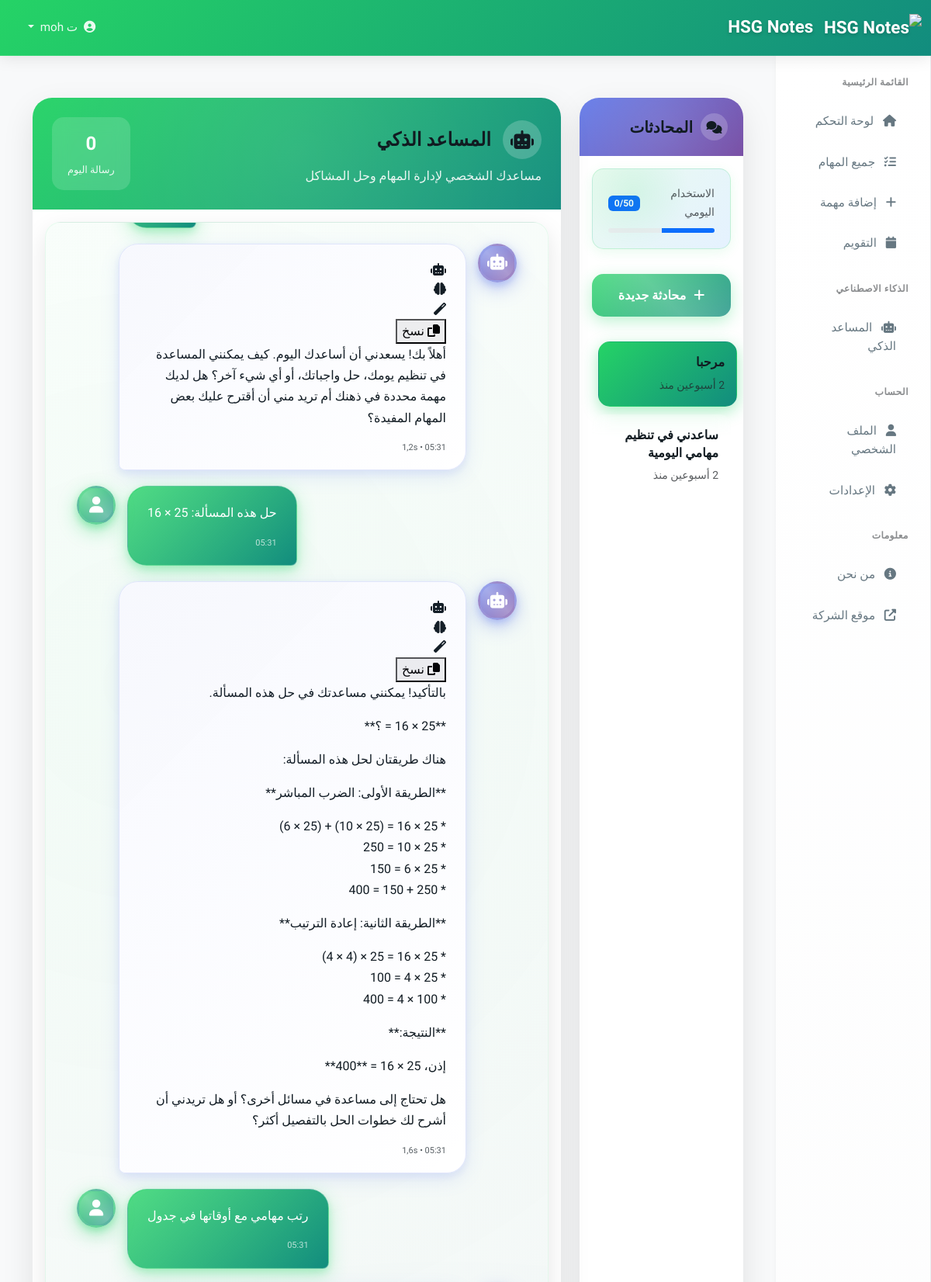
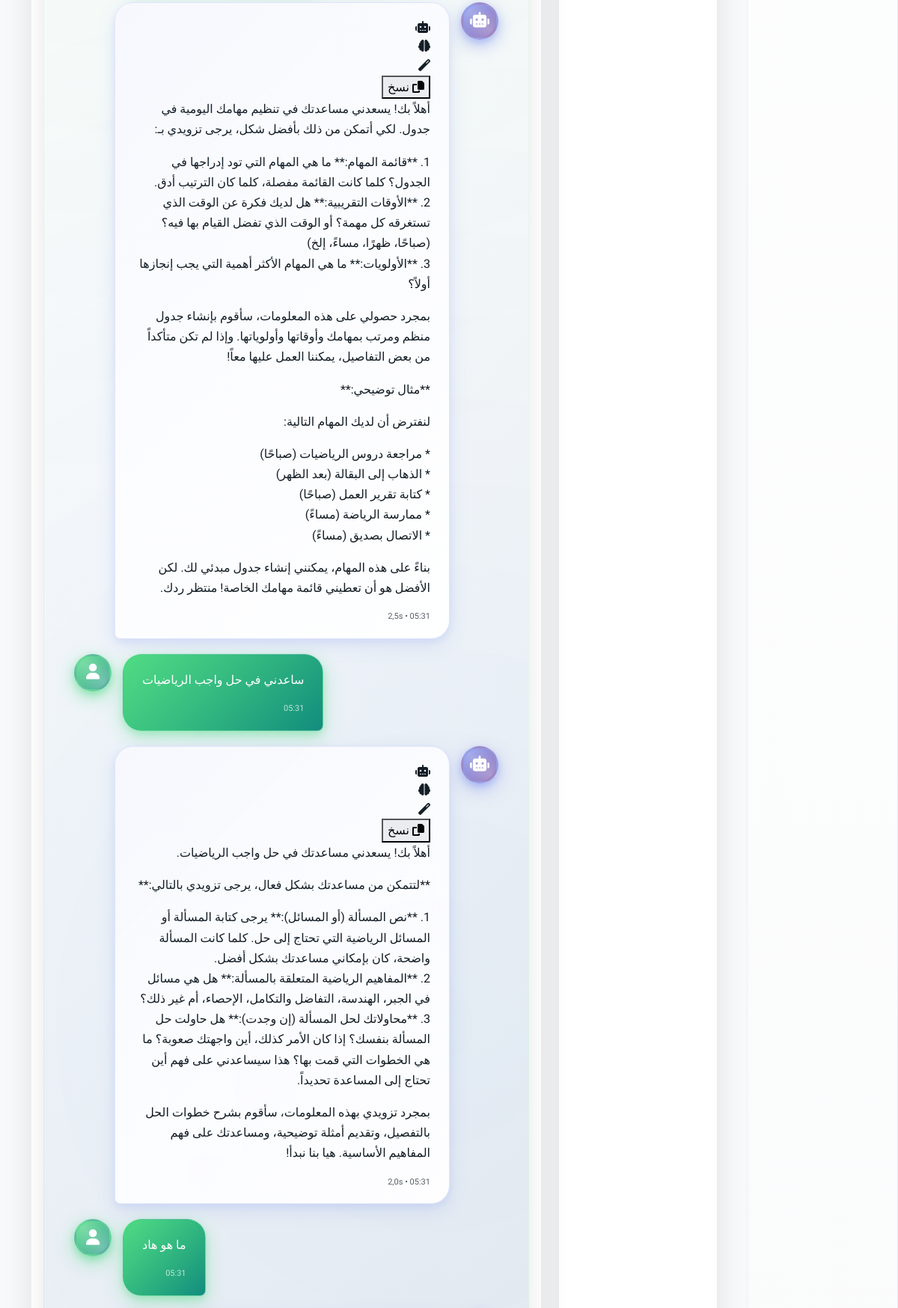
The app's page /ai/chat/16/ (signed in, upper part) with its own data (2 pictures, top to bottom).
### ai_assistant/models.py (models this page shows, shortened)
class AIUsageStats(models.Model):
    user = models.OneToOneField(User, on_delete=models.CASCADE, verbose_name=_('المستخدم'))
    total_conversations = models.PositiveIntegerField(_('إجمالي المحادثات'), default=0)
    total_messages = models.PositiveIntegerField(_('إجمالي الرسائل'), default=0)
    total_tokens_used = models.PositiveIntegerField(_('إجمالي الرموز المستخدمة'), default=0)
    total_images_analyzed = models.PositiveIntegerField(_('إجمالي الصور المحللة'), default=0)
    daily_messages_count = models.PositiveIntegerField(_('عدد الرسائل اليومية'), default=0)
    last_reset_date = models.DateField(_('تاريخ آخر إعادة تعيين'), auto_now_add=True)
    created_at = models.DateTimeField(_('تاريخ الإنشاء'), auto_now_add=True)
    updated_at = models.DateTimeField(_('تاريخ التحديث'), auto_now=True)
    class Meta:
        verbose_name = _('إحصائيات الاستخدام')
        verbose_name_plural = _('إحصائيات الاستخدام')
    def reset_daily_count(self):
        from django.utils import timezone
        today = timezone.now().date()
        if self.last_reset_date < today:
            self.daily_messages_count = 0
            self.last_reset_date = today
            self.save()

class Conversation(models.Model):
    user = models.ForeignKey(User, on_delete=models.CASCADE, verbose_name=_('المستخدم'))
    title = models.CharField(_('عنوان المحادثة'), max_length=200, blank=True)
    created_at = models.DateTimeField(_('تاريخ الإنشاء'), auto_now_add=True)
    updated_at = models.DateTimeField(_('تاريخ التحديث'), auto_now=True)
    class Meta:
        verbose_name = _('محادثة')
        verbose_name_plural = _('المحادثات')
        ordering = ['-updated_at']

class Message(models.Model):
    MESSAGE_TYPES = [
        ('user', _('مستخدم')),
        ('assistant', _('مساعد')),
        ('system', _('نظام')),
    ]
    conversation = models.ForeignKey(
        Conversation,
        on_delete=models.CASCADE,
        related_name='messages',
        verbose_name=_('المحادثة')
    )
    message_type = models.CharField(_('نوع الرسالة'), max_length=10, choices=MESSAGE_TYPES)
    content = models.TextField(_('المحتوى'))
    image = models.ImageField(_('صورة'), upload_to='ai_messages/', blank=True, null=True)
    tokens_used = models.PositiveIntegerField(_('الرموز المستخدمة'), default=0)
    response_time = models.FloatField(_('وقت الاستجابة (ثانية)'), default=0.0)
    created_at = models.DateTimeField(_('تاريخ الإنشاء'), auto_now_add=True)
    class Meta:
        verbose_name = _('رسالة')
        verbose_name_plural = _('الرسائل')
        ordering = ['created_at']

### ai_assistant/views.py (the view)
# urls.py: path('chat/', views.chat_view, name='chat'),
@login_required
def chat_view(request, conversation_id=None):
    if conversation_id:
        conversation = get_object_or_404(Conversation, id=conversation_id, user=request.user)
    else:
        conversation = None
    recent_conversations = Conversation.objects.filter(user=request.user).order_by('-updated_at')[:10]
    stats, created = AIUsageStats.objects.get_or_create(user=request.user)
    stats.reset_daily_count()
    if not hasattr(stats, 'daily_messages_count') or stats.daily_messages_count is None:
        stats.daily_messages_count = 0
    daily_limit = 50  # حد يومي للرسائل
    context = {
        'conversation': conversation,
        'recent_conversations': recent_conversations,
        'usage_stats': stats,
        'daily_limit': daily_limit,
    }
    return render(request, 'ai_assistant/chat.html', context)

### accounts/models.py (called while the page is built)
    def get_full_name(self):
        return f"{self.first_name} {self.last_name}".strip() or self.username

### ai_assistant/templatetags/ai_filters.py (called while the page is built)
@register.filter
def percentage(value, total):
    try:
        if float(total) == 0:
            return 0
        return (float(value) / float(total)) * 100
    except (ValueError, TypeError):
        return 0

### templates/ai_assistant/chat.html (shortened to what this page needs)
{% extends 'base.html' %}
{% load static %}
{% load i18n %}
{% load ai_filters %}
{% block main_content %}
<div class="container-fluid">
    <div class="row">
        <div class="col-lg-3 mb-4 mobile-hide-sidebar desktop-only">
            <div class="card h-100" style="border: none; box-shadow: 0 15px 40px rgba(0,0,0,0.1); border-radius: 25px; overflow: hidden;">
                <div class="card-header" style="background: linear-gradient(135deg, #667eea 0%, #764ba2 100%); color: white; border: none; padding: 20px; position: relative; overflow: hidden;">
                    <div style="position: absolute; top: -50%; left: -50%; width: 200%; height: 200%; background: radial-gradient(circle, rgba(255,255,255,0.1) 0%, transparent 70%); animation: float 8s ease-in-out infinite;"></div>
                    <div style="position: relative; z-index: 2;">
                        <h5 class="mb-0" style="font-weight: 700; display: flex; align-items: center; gap: 10px;">
                            <div style="width: 35px; height: 35px; background: rgba(255,255,255,0.2); border-radius: 50%; display: flex; align-items: center; justify-content: center; font-size: 1rem;">
                                <i class="fas fa-comments"></i>
                            </div>
                            {% trans "المحادثات" %}
                        </h5>
                    </div>
                </div>
                <div class="card-body p-0">
                    <div class="usage-stats m-3">
                        <div class="d-flex justify-content-between align-items-center mb-2">
                            <small class="text-muted">{% trans "الاستخدام اليومي" %}</small>
                            <span class="badge bg-primary">{{ usage_stats.daily_messages_count|default:0 }}/{{ daily_limit|default:50 }}</span>
                        </div>
                        <div class="progress" style="height: 6px;">
                            <div class="progress-bar" style="width: {{ usage_stats.daily_messages_count|default:0|percentage:daily_limit|default:50 }}%"></div>
                        </div>
                    </div>
                    <div class="p-3">
                        <button class="w-100" onclick="startNewConversation()" style="background: linear-gradient(135deg, var(--primary-color), var(--secondary-color)); color: white; border: none; border-radius: 15px; padding: 15px 20px; font-weight: 600; transition: all 0.3s ease; box-shadow: 0 6px 20px rgba(37, 211, 102, 0.3); position: relative; overflow: hidden;">
                            <div style="position: absolute; top: -50%; left: -50%; width: 200%; height: 200%; background: linear-gradient(45deg, transparent, rgba(255,255,255,0.3), transparent); animation: shine 3s ease-in-out infinite;"></div>
                            <div style="position: relative; z-index: 2; display: flex; align-items: center; justify-content: center; gap: 10px;">
                                <i class="fas fa-plus"></i>
                                {% trans "محادثة جديدة" %}
                            </div>
                        </button>
                    </div>
                    <div class="conversation-sidebar p-3">
                        {% for conv in recent_conversations %}
                            <div class="conversation-item {% if conversation and conv.id == conversation.id %}active{% endif %}"
                                 onclick="loadConversation({{ conv.id }})">
                                <h6 class="mb-1">{{ conv.title|truncatechars:30 }}</h6>
                                <small class="text-muted">
                                    {{ conv.updated_at|timesince }} {% trans "منذ" %}
                                </small>
                            </div>
                        {% empty %}
                            <div class="text-center text-muted py-4">
                                <i class="fas fa-comments fa-2x mb-2"></i>
                                <p>{% trans "لا توجد محادثات سابقة" %}</p>
                            </div>
                        {% endfor %}
                    </div>
                </div>
            </div>
        </div>
        <div class="col-lg-9 col-12">
            <div class="card h-100 d-none d-md-block" style="border: none; box-shadow: 0 15px 40px rgba(0,0,0,0.1); border-radius: 25px; overflow: hidden;">
                <div class="card-header" style="background: linear-gradient(135deg, var(--primary-color), var(--secondary-color)); color: white; border: none; padding: 25px; position: relative; overflow: hidden;">
                    <div style="position: absolute; top: -50%; left: -50%; width: 200%; height: 200%; background: radial-gradient(circle, rgba(255,255,255,0.1) 0%, transparent 70%); animation: float 6s ease-in-out infinite;"></div>
                    <div style="position: relative; z-index: 2;">
                        <div class="d-flex justify-content-between align-items-center">
                            <div>
                                <h4 class="mb-2" style="font-weight: 800; display: flex; align-items: center; gap: 15px;">
                                    <div style="width: 50px; height: 50px; background: rgba(255,255,255,0.2); border-radius: 50%; display: flex; align-items: center; justify-content: center; font-size: 1.5rem; animation: pulse-glow 3s ease-in-out infinite;">
                                        <i class="fas fa-robot"></i>
                                    </div>
                                    {% trans "المساعد الذكي" %}
                                </h4>
                                <p class="mb-0" style="opacity: 0.9; font-size: 1rem;">
                                    {% trans "مساعدك الشخصي لإدارة المهام وحل المشاكل" %}
                                </p>
                            </div>
                            <div style="text-align: center; background: rgba(255,255,255,0.15); border-radius: 15px; padding: 15px 20px; backdrop-filter: blur(10px);">
                                <div style="font-size: 1.5rem; font-weight: 700; margin-bottom: 5px;">{{ usage_stats.daily_messages_count|default:0 }}</div>
                                <div style="font-size: 0.8rem; opacity: 0.9;">{% trans "رسالة اليوم" %}</div>
                            </div>
                        </div>
                    </div>
                </div>
                <div class="card-body d-flex flex-column">
                    <div class="chat-container flex-grow-1" id="chatContainer">
                        {% if conversation %}
                            {% for message in conversation.messages.all %}
                                <div class="message {{ message.message_type }}">
                                    <div class="message-avatar">
                                        {% if message.message_type == 'user' %}
                                            <i class="fas fa-user"></i>
                                        {% else %}
                                            <i class="fas fa-robot"></i>
                                        {% endif %}
                                    </div>
                                    <div class="message-bubble">
                                        {% if message.message_type == 'assistant' %}
                                            <div class="ai-message-header">
                                                <div class="ai-icons">
                                                    <div class="ai-icon">
                                                        <i class="fas fa-robot"></i>
                                                    </div>
                                                    <div class="ai-icon">
                                                        <i class="fas fa-brain"></i>
                                                    </div>
                                                    <div class="ai-icon">
                                                        <i class="fas fa-magic"></i>
                                                    </div>
                                                </div>
                                                <button class="copy-btn" onclick="copyToClipboard('{{ message.content|escapejs }}', this)" title="نسخ النص">
                                                    <i class="fas fa-copy"></i>
                                                    <span>نسخ</span>
                                                </button>
                                            </div>
                                        {% endif %}
                                        <div class="message-content">
                                            {% if message.message_type == 'assistant' %}
                                                <div id="message-{{ message.id }}">{{ message.content|linebreaks }}</div>
                                            {% else %}
                                                {{ message.content|linebreaks }}
                                            {% endif %}
                                        </div>
                                        <div class="message-time">
                                            {{ message.created_at|date:"H:i" }}
                                            {% if message.message_type == 'assistant' and message.response_time %}
                                                • {{ message.response_time|floatformat:1 }}s
                                            {% endif %}
                                        </div>
                                    </div>
                                </div>
                            {% endfor %}
                        {% endif %}
                    </div>
                </div>
            </div>
        </div>
    </div>
</div>
{% endblock %}

### records on screen
AIUsageStats: daily_messages_count "0"
Conversation: title "مرحبا", updated_at "2 أسبوعين"
Conversation: title "ساعدني في تنظيم مهامي اليومية", updated_at "2 أسبوعين"
Message: message_type "assistant" (drawn), content "أهلاً بك! يسعدني أن أساعدك اليوم. كيف يمكنني المساعدة في تنظيم يومك، حل واجباتك، أو أي شيء آخر؟ هل لديك مهمة محددة في ذهنك أم تريد مني أن أقترح عليك بعض المهام المفيدة؟", response_time "1,2"
Message: message_type "user" (drawn), content "حل هذه المسألة: 25 × 16", created_at "05:31"
Message: message_type "assistant" (drawn), content "بالتأكيد! يمكنني مساعدتك في حل هذه المسألة. **25 × 16 = ؟** هناك طريقتان لحل هذه المسألة: **الطريقة الأولى: الضرب المباشر** * 25 × 16 = (25 × 10) + (25 × 6) * 25 × 10 = 250 * 25 × 6 = 150 * 250 + 150 = 400 **الطريقة الثانية: إعادة الترتيب** * 25 × 16 = 25 × (4 × 4) * 25 × 4 = 100 * 100 × 4 = 400 **النتيجة:** إذن، 25 × 16 = **400** هل تحتاج إلى مساعدة في مسائل أخرى؟ أو هل تريدني أن أشرح لك خطوات الحل بالتفصيل أكثر؟", response_time "1,6"
Message: message_type "user" (drawn), content "رتب مهامي مع أوقاتها في جدول", created_at "05:31"
Message: message_type "assistant" (drawn), content "أهلاً بك! يسعدني مساعدتك في تنظيم مهامك اليومية في جدول. لكي أتمكن من ذلك بأفضل شكل، يرجى تزويدي بـ: 1. **قائمة المهام:** ما هي المهام التي تود إدراجها في الجدول؟ كلما كانت القائمة مفصلة، كلما كان الترتيب أدق. 2. **الأوقات التقريبية:** هل لديك فكرة عن الوقت الذي تستغرقه كل مهمة؟ أو الوقت الذي تفضل القيام بها فيه؟ (صباحًا، ظهرًا، مساءً، إلخ) 3. **الأولويات:** ما هي المهام الأكثر أهمية التي يجب إنجازها أولاً؟ بمجرد حصولي على هذه المعلومات، سأقوم بإنشاء جدول منظم ومرتب بمهامك وأوقاتها وأولوياتها. وإذا لم تكن متأكداً من بعض التفاصيل، يمكننا العمل عليها معاً! **مثال توضيحي:** لنفترض أن لديك المهام التالية: * مراجعة دروس الرياضيات (صباحًا) * الذهاب إلى البقالة (بعد الظهر) * كتابة تقرير العمل…", response_time "2,5"
Message: message_type "user" (drawn), content "ساعدني في حل واجب الرياضيات", created_at "05:31"
Message: message_type "assistant" (drawn), content "أهلاً بك! يسعدني مساعدتك في حل واجب الرياضيات. **لتتمكن من مساعدتك بشكل فعال، يرجى تزويدي بالتالي:** 1. **نص المسألة (أو المسائل):** يرجى كتابة المسألة أو المسائل الرياضية التي تحتاج إلى حل. كلما كانت المسألة واضحة، كان بإمكاني مساعدتك بشكل أفضل. 2. **المفاهيم الرياضية المتعلقة بالمسألة:** هل هي مسائل في الجبر، الهندسة، التفاضل والتكامل، الإحصاء، أم غير ذلك؟ 3. **محاولاتك لحل المسألة (إن وجدت):** هل حاولت حل المسألة بنفسك؟ إذا كان الأمر كذلك، أين واجهتك صعوبة؟ ما هي الخطوات التي قمت بها؟ هذا سيساعدني على فهم أين تحتاج إلى المساعدة تحديداً. بمجرد تزويدي بهذه المعلومات، سأقوم بشرح خطوات الحل بالتفصيل، وتقديم أمثلة توضيحية، ومساعدتك على فهم المفاهيم الأساسية. هيا بنا نبدأ!", response_time "2,0"
Message: message_type "user" (drawn), content "ما هو هاد", created_at "05:31"

### other values on screen
{{ SITE_NAME }} "HSG Notes"
{{ daily_limit|default:50 }} "50"
